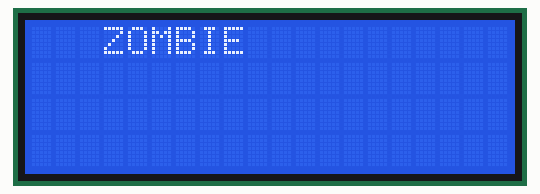
A sketch run on a simulated Arduino Uno, built with avr-gcc and run on an emulated ATmega328P. Shown: 20×4 character LCD.

Above: at 0.2 s.
At 11.1 s:
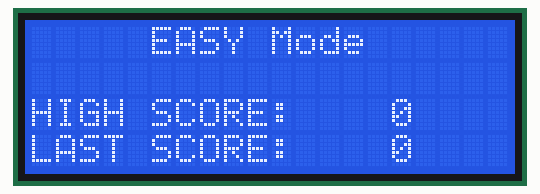
At 12.6 s:
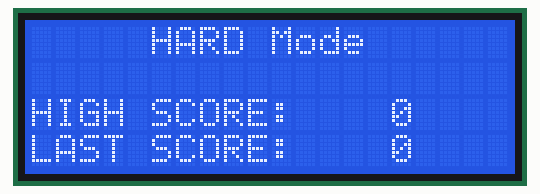
At 15.7 s:
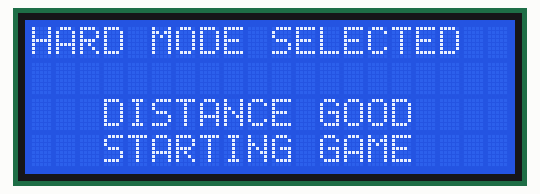
At 31.1 s:
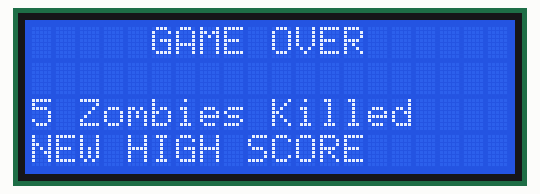
At 37.7 s:
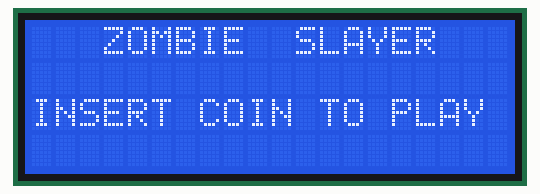

The sketch:

lcd.ino
```cpp
#include "lcd.h"

LCD disp(20, 4);

void setup() {
//  Wire.begin();
  disp.lcd_init();
}

int flag = 0;
int t = 0;
int c = 10;
int s = 0;
int prev_milli = 0;
void loop() {
  if(flag <= 2) {
    disp.start_screen();
    flag++;
  }
  if(flag == 3) {
    disp.mode_select_screen(0);
    delay(1500);
    flag++;
  }
  if(flag == 4) {
    disp.mode_select_screen(1);
    delay(1500);
    flag++;
  }
  if(flag == 5) {
    disp.distance_set_screen(1, false);
    delay(1500);
    flag++;
  }
  if(flag == 6) {
    disp.distance_set_screen(1, true);
    delay(1500);
    flag++;
    t = millis();
  }
  if(flag == 7) {
    while(c > 0) {
      if(millis()-prev_milli >= 1000) {
        c--;
        prev_milli = millis();
        disp.game_play_screen(c, s);
        delay(1000);
        if(c%2 == 0) s++;
      }
    }
    flag++;
  }
  if(flag <= 9 && flag > 7) {
    disp.end_game_screen(s);
    delay(1000);
    flag++;
  }
  if(flag == 10) {
    disp.post_game_screen(s, 1);
    flag++;
  }
  if(flag == 11) {
    flag = 0;
  }
}


//#include <Wire.h>
//#include "lcd.h"
//#include <hd44780.h>                       // main hd44780 header
//#include <hd44780ioClass/hd44780_I2Cexp.h> // i2c expander i/o class header
//
//#include <MCP23017.h>
//#include <String.h>
//
//#define MCP23017_addr 0x20
//MCP23017 mcp = MCP23017(MCP23017_addr);
//hd44780_I2Cexp lcd;
//
//const int col = 20;
//const int row = 4;
//
//void lcd_print_text(char* str, int line, int start_pix){
//  lcd.setCursor(start_pix, line);
//  lcd.print(str);
//}
//
//void setup() {
//  Wire.begin();
//  mcp.init();
//  mcp.portMode(MCP23017Port::A, 1);
//  mcp.portMode(MCP23017Port::B, 1);
//
//  mcp.writeRegister(MCP23017Register::GPIO_A, 0x00);
//  mcp.writeRegister(MCP23017Register::GPIO_B, 0x00);
//
//  int err_status;
//  err_status = lcd.begin(col, row);
//  if(err_status) {
//    hd44780::fatalError(err_status);
//  }
//  lcd.clear();
//}
//
//char str[100];
//void loop() {
//  mcp.writePort(MCP23017Port::A, 0x40);
//  delay(500);
//  mcp.writePort(MCP23017Port::A, 0x00);
//  delay(500);
//
//  lcd.setCursor(3,0); //Start at character 4 on line 0
//  lcd.print("I<3u ");
//  delay(1000);
//
//  lcd.clear();
//  delay(2000);
//}


////void setup () {
////  int err_status;
////  err_status = lcd.begin(col, row);
////  if(err_status) {
////    hd44780::fatalError(err_status);
////  }
////  lcd.lineWrap();
////}
////char str[100];
////void loop() {
////  lcd.setCursor(3,0); //Start at character 4 on line 0
////  lcd.print("ZOMBIE ");
////  delay(500);
////  lcd.setCursor(11,0); //Start at character 4 on line 0
////  lcd.print("SLAYER");
////  delay(2000);
////
////  lcd.setCursor(0, 2);
////  lcd.print("INSERT COIN TO PLAY");
////  delay(2000);
////
////  lcd.clear();
////  delay(2000);
////
////  lcd.setCursor(0,0);
////  lcd.print("HIGH SCORE   20");
////  delay(1000);
////  lcd.setCursor(0,1);
////  int data = analogRead(A3);
////  sprintf(str, "LAST SCORE   %d", data);
////  lcd.print(str);
////  delay(1000);
////  lcd.setCursor(3, 2);
////  lcd.print("ZOMBIE SLAYER!");
////  lcd.setCursor(5, 3);
////  lcd.print("PLAY NOW!");
////  delay(2000);
////  lcd.clear();
////  delay(2000);
////}
```

lcd.cpp
```cpp
#include "Arduino.h"
#include "lcd.h"
#include <Wire.h>
#include <hd44780.h>                       // main hd44780 header
#include <hd44780ioClass/hd44780_I2Cexp.h> // i2c expander i/o class header

static hd44780_I2Cexp lcd;

LCD::LCD(int col, int row)
{
  disp_col = col;
  disp_row = row;
}

void LCD::lcd_init(void)
{
  lcd.begin(disp_col, disp_row);
}

void LCD::start_screen(void)
{
  lcd.clear();
  delay(100);
  lcd.setCursor(3, 0);
  lcd.print("ZOMBIE ");
  delay(500);
  lcd.setCursor(11, 0);
  lcd.print("SLAYER");
  delay(1000);
  lcd.setCursor(0, 2);
  lcd.print("INSERT COIN TO PLAY");
  delay(2000);
}

void LCD::mode_select_screen(int curr_adc_mode)
{
  lcd.clear();
  lcd.setCursor(5, 0);
  if(curr_adc_mode == 0){
    lcd.print("EASY Mode");
  } else if(curr_adc_mode == 1) {
    lcd.print("HARD Mode");
  }

  lcd.setCursor(0, 2);
  char str[20];
  sprintf(str, "HIGH SCORE:    %d", mode_high_scores[curr_adc_mode]);
  lcd.print(str);
  lcd.setCursor(0, 3);
  sprintf(str, "LAST SCORE:    %d", mode_last_scores[curr_adc_mode]);
  lcd.print(str);
}

void LCD::distance_set_screen(int curr_adc_mode, bool distance_status)
{
  lcd.clear();
  lcd.setCursor(0, 0);
    if(curr_adc_mode == 0){
    lcd.print("EASY MODE SELECTED");
  } else if(curr_adc_mode == 1) {
    lcd.print("HARD MODE SELECTED");
  }

  if (!distance_status) {
    lcd.setCursor(5, 2);
    lcd.print("TOO CLOSE");
    lcd.setCursor(5, 3);
    lcd.print("STEP BACK");
  } else{
    lcd.setCursor(3, 2);
    lcd.print("DISTANCE GOOD");
    lcd.setCursor(3, 3);
    lcd.print("STARTING GAME");
  }
}

void LCD::game_play_screen(int time_left, int curr_score)
{
  lcd.clear();
  char str[20];
  sprintf(str, "Time Remaining: %d", time_left);
  lcd.setCursor(0, 0);
  lcd.print(str);

  sprintf(str, "Kills: %d", curr_score);
  lcd.setCursor(0, 2);
  lcd.print(str);
}

void LCD::end_game_screen(int curr_score)
{
  lcd.clear();
  lcd.setCursor(0, 0);
  lcd.print("Time Remaining: 0");

  char str[20];
  lcd.setCursor(0, 2);
  sprintf(str, "Kills: %d", curr_score);
  lcd.print(str);

  delay(500);
  lcd.setCursor(5, 3);
  lcd.print("GAME OVER");
}

void LCD::post_game_screen(int curr_score, int curr_adc_mode)
{
  lcd.clear();
  lcd.setCursor(5, 0);
  lcd.print("GAME OVER");

  delay(500);

  char str[30];
  lcd.setCursor(0, 2);
  sprintf(str, "%d Zombies Killed", curr_score);
  lcd.print(str);

  mode_last_scores[curr_adc_mode] = curr_score;

  if(curr_score > mode_high_scores[curr_adc_mode]) {
    mode_high_scores[curr_adc_mode] = curr_score;
    lcd.setCursor(0, 3);
    sprintf(str, "NEW HIGH SCORE");
    lcd.print(str);
  } else {
      lcd.setCursor(0, 3);
      sprintf(str, "High score: %d", mode_high_scores[curr_adc_mode]);
      lcd.print(str);
  }
  delay(5000);
}
```

lcd.h
```cpp
#ifndef LCD_H
#define LCD_H

#include "Arduino.h"


class LCD
{
    public:
        LCD(int col, int row);
        void lcd_init(void);
        void start_screen(void);  //start screen is on while in idle state before coin detection
        void mode_select_screen(int curr_adc_mode);
        void distance_set_screen(int curr_adc_mode, bool distance_status);
        void game_play_screen(int time_left, int curr_score);
        void end_game_screen(int curr_score);
        void post_game_screen(int curr_score, int curr_adc_mode);

    private:

        int disp_col;
        int disp_row;
        int mode_high_scores[2];
        int mode_last_scores[2];
};

#endif
```

Measured:
- what the display in image 0 shows lasts 0.5 s, from 0.2 s to 0.7 s
- what the display in image 1 shows lasts 1.6 s, from 11.0 s to 12.6 s
- what the display in image 4 shows lasts 5.0 s, from 31.0 s to 36.0 s
- what the display in image 5 shows lasts 2.0 s, from 37.7 s to 39.7 s
